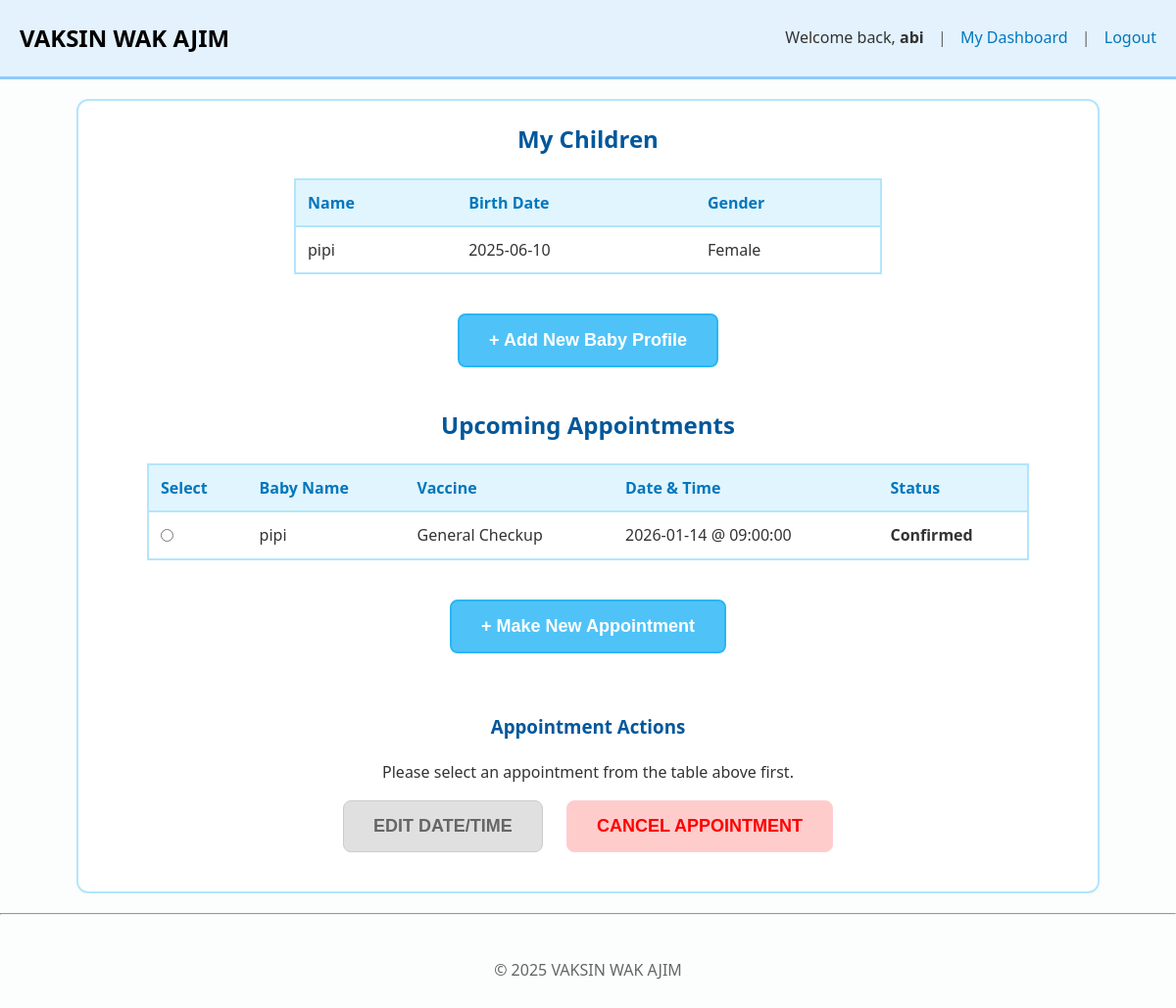
The page /WEBSITES/dashboard.php (signed in) on the database its author committed.
### tables this page shows
CREATE TABLE `babies` (
  `baby_id` int(11) NOT NULL,
  `parent_id` int(11) NOT NULL,
  `baby_name` varchar(100) NOT NULL,
  `birth_date` date NOT NULL,
  `gender` enum('Male','Female') NOT NULL
);

CREATE TABLE `appointments` (
  `appt_id` int(11) NOT NULL,
  `baby_id` int(11) NOT NULL,
  `staff_id` int(11) NOT NULL,
  `vaccine_id` int(11) NOT NULL,
  `appt_date` date NOT NULL,
  `appt_time` time NOT NULL,
  `notes` text DEFAULT NULL,
  `status` enum('Pending','Confirmed','Completed') DEFAULT 'Pending'
);

CREATE TABLE `vaccines` (
  `vaccine_id` int(11) NOT NULL,
  `vaccine_name` varchar(100) NOT NULL,
  `recommended_month` varchar(20) DEFAULT NULL,
  `description` text DEFAULT NULL
);

### WEBSITES/dashboard.php (the view, shortened to what this page needs)
<?php
include('config.php');
include('header.php');
$parent_id = $_SESSION['user_id'];
$baby_query = "SELECT * FROM babies WHERE parent_id = '$parent_id'";
$baby_result = $conn->query($baby_query);
$appt_query =
    "SELECT a.*, b.baby_name, v.vaccine_name
    FROM appointments a
    JOIN babies b ON a.baby_id = b.baby_id
    JOIN vaccines v ON a.vaccine_id = v.vaccine_id
    WHERE b.parent_id = '$parent_id'
    ORDER BY a.appt_date ASC";
$appt_result = $conn->query($appt_query);
?>
<!DOCTYPE html>
<html lang="en">
<head>
</head>
<body>
    <section class="dashboard-section">
        <div class="dashboard-container">
            <h2>My Children</h2>
            <table class="data-table children-table">
                <thead>
                    <tr>
                        <th>Name</th>
                        <th>Birth Date</th>
                        <th>Gender</th>
                    </tr>
                </thead>
                <?php
                    if ($baby_result->num_rows > 0) {
                        while($baby = $baby_result->fetch_assoc()) {
                            echo "<tr>";
                            echo "<td>" . $baby['baby_name'] . "</td>";
                            echo "<td>" . $baby['birth_date'] . "</td>";
                            echo "<td>" . $baby['gender'] . "</td>";
                            echo "</tr>";
                        }
                    } else {
                        echo "<tr><td colspan='3' class='no-data'>No babies registered. <a href='add_baby.php'>Add one now</a></td></tr>";
                    }
                ?>
            </table>
            <a href="add_baby.php" class="btn-link">
                <button class="btn btn-primary add-baby-btn">
                    + Add New Baby Profile
                </button>
            </a>
            <div class="spacer"></div>
            <h2>Upcoming Appointments</h2>
            <table class="data-table appointments-table">
                <thead>
                    <tr>
                        <th>Select</th>
                        <th>Baby Name</th>
                        <th>Vaccine</th>
                        <th>Date & Time</th>
                        <th>Status</th>
                    </tr>
                </thead>
                <?php
                    if ($appt_result->num_rows > 0) {
                        while($appt = $appt_result->fetch_assoc()) {
                            echo "<tr>";
                            echo "<td><input type='radio' name='selected_appt' value='" . $appt['appt_id'] . "' onclick='enableButtons(this.value)'></td>";
                            echo "<td>" . $appt['baby_name'] . "</td>";
                            echo "<td>" . $appt['vaccine_name'] . "</td>";
                            echo "<td>" . $appt['appt_date'] . " @ " . $appt['appt_time'] . "</td>";
                            echo "<td><strong class='status-text'>" . $appt['status'] . "</strong></td>";
                            echo "</tr>";
                        }
                    } else {
                        echo "<tr><td colspan='5' class='no-data'>No appointments found.</td></tr>";
                    }
                ?>
            </table>
            <a href="booking.php" class="btn-link">
                <button class="btn btn-primary make-appt-btn">
                    + Make New Appointment
                </button>
            </a>
            <div class="appointment-actions">
                <h3>Appointment Actions</h3>
                <p>Please select an appointment from the table above first.</p>
                <a href="#" id="editLink" class="action-link disabled-link">
                    <button id="editBtn" class="btn action-btn edit-btn" disabled>
                        EDIT DATE/TIME
                    </button>
                </a>
                <a href="#" id="cancelLink" class="action-link disabled-link" onclick="return confirmCancel()">
                    <button id="cancelBtn" class="btn action-btn cancel-btn" disabled>
                        CANCEL APPOINTMENT
                    </button>
                </a>
            </div>
        </div>
    </section>
</html>
    <?php include('footer.php'); ?>

### WEBSITES/style.css (style rules this page uses)
body { font-family: 'Segoe UI', Tahoma, Geneva, Verdana, sans-serif; background-color: #fcfdfd; color: #333; margin: 0; padding: 0; line-height: 1.6; }
section, .dashboard-section { padding: 20px; max-width: 1000px; margin: 0 auto 20px auto; background-color: white; border-radius: 12px; border: 2px solid #b3e5fc; }
.dashboard-container { display: block; text-align: center; }
.spacer { height: 20px; }
h1, h2, h3 { color: #01579b; margin-top: 0; }
a { color: #0277bd; text-decoration: none; font-weight: 500; }
.data-table { width: 100%; border-collapse: collapse; background-color: #ffffff; margin-bottom: 20px; border: 2px solid #b3e5fc; }
.children-table { width: 60%; margin-left: auto; margin-right: auto; }
.appointments-table { width: 90%; margin-left: auto; margin-right: auto; }
th { background-color: #e1f5fe; color: #0277bd; padding: 12px; text-align: left; border-bottom: 2px solid #b3e5fc; }
td { padding: 12px; border-bottom: 1px solid #e1f5fe; }
.btn { padding: 10px 20px; border-radius: 8px; font-size: 16px; cursor: pointer; font-weight: bold; color: white; outline: none; }
.btn-primary { background-color: #4fc3f7; border: 2px solid #29b6f6; }
.add-baby-btn, .make-appt-btn { padding: 15px 30px; font-size: 18px; margin-top: 20px; margin-bottom: 20px; }
.appointment-actions { margin-top: 20px; padding: 20px; text-align: center; }
.action-btn { padding: 15px 30px; font-size: 18px; }
.edit-btn { background-color: #e0e0e0; border: 1px solid #ccc; color: #666; }
.cancel-btn { background-color: #ffcccc; border: 1px solid #ffcdd2; color: red; }
.action-link { text-decoration: none; margin: 0 10px; }
input, select, textarea { padding: 10px; border: 2px solid #b3e5fc; border-radius: 6px; font-size: 14px; margin: 5px 0; background-color: #fafafa; }

### rows shown on the page
babies: baby_name "pipi", birth_date "2025-06-10", gender "Female"
appointments: baby.baby_name "pipi", vaccine.vaccine_name "General Checkup", appt_date "2026-01-14", appt_time "09:00:00", status "Confirmed"

### other values the page prints
$_SESSION['full_name'] "abi"
